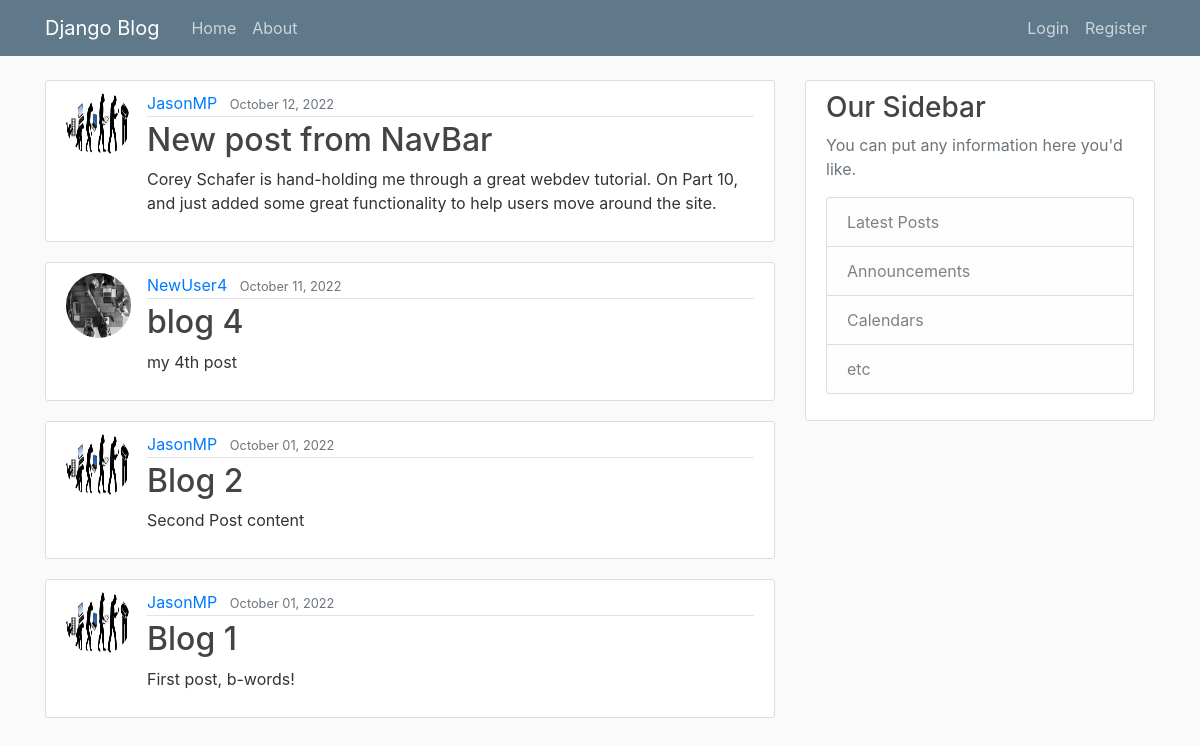
/, run on an earlier commit of the app's database.
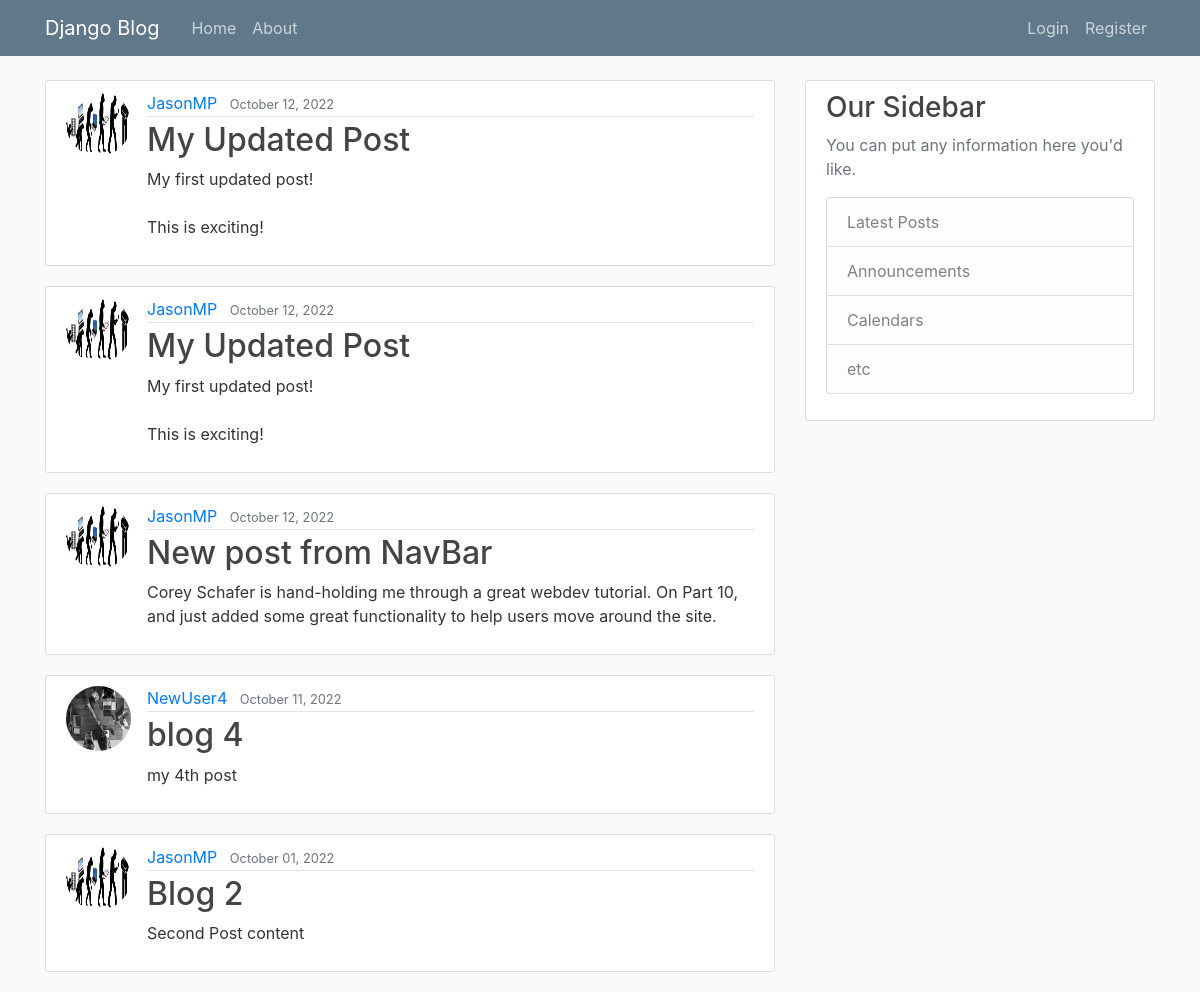
And on a later commit of the database.
### blog/models.py (models this page shows, shortened)
class Post(models.Model):
    title = models.CharField(max_length=100)
    content = models.TextField()
    date_posted = models.DateTimeField(default=timezone.now)
    author = models.ForeignKey(User, on_delete=models.CASCADE)

### users/models.py (models this page shows, shortened)
class Profile(models.Model):
    user = models.OneToOneField(User, on_delete=models.CASCADE)
    image = models.ImageField(default='./default.jpg', upload_to='profile_pics')

### blog/views.py (the view)
# urls.py: path('', PostListView.as_view(), name='blog-home'),
class PostListView(ListView):
    model = Post
    template_name = 'blog/home.html'    # <app>/<model>_<viewtype>.html
    context_object_name = 'posts'
    ordering = ['-date_posted']
    paginate_by = 5

### blog/templates/blog/home.html
{% extends "blog/base.html"%}
{% block content %}
    {% for post in posts%}
        <article class="media content-section">
          <img class="rounded-circle article-img" src="{{ post.author.profile.image.url }}">
          <div class="media-body">
            <div class="article-metadata">
              <a class="mr-2" href="#">{{ post.author }}</a>
              <small class="text-muted">{{ post.date_posted|date:"F d, Y" }}</small>
            </div>
            <h2><a class="article-title" href="{% url 'post-detail' post.id %}">{{ post.title }}</a></h2>
            <p class="article-content">{{ post.content }}</p>
          </div>
        </article>
    {% endfor %}
{% endblock content %}

What changed in the data, as far as the page shows it:
no longer on this page (row unchanged): Post: author.profile.image (picture), author "JasonMP", date_posted "October 01, 2022", title "Blog 1", content "First post, b-words!"
added Post: author.profile.image (picture), author "JasonMP", date_posted "October 12, 2022", title "My Updated Post", content "My first updated post! This is exciting!"
added Post: author.profile.image (picture), author "JasonMP", date_posted "October 12, 2022", title "My Updated Post", content "My first updated post! This is exciting!"
